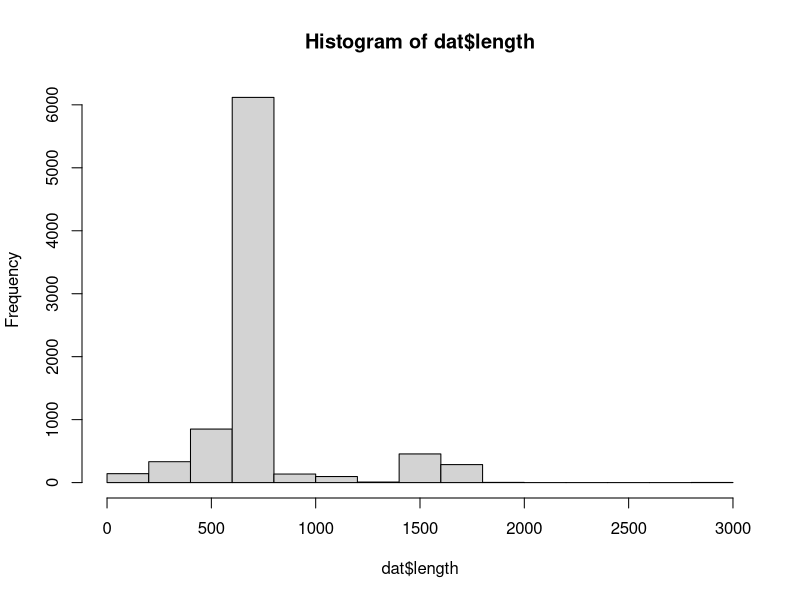

Reproduce this figure in R.
# explore KNP refLib seq lengths
# in mamm_lib

# dat <- read.table("KNP_refLib_seq_lengths.txt", as.is=T)
dat <- read.table("../output/KNP_seq_lengths.txt", as.is=T, sep="\t")
str(dat)
range(dat[,2])
names(dat) <- c("processid","length")

head(unique(dat[,1]))
tail(unique(dat[,1]))

BOLD <- dat[grep("-",dat[,1]),]
GB <- dat[grep("-",dat[,1], invert=TRUE),]

range(dat$length)#100 - 2868
range(GB$length)#100 -2868 

dim(dat)#8249
dim(GB)#4764

dim(dat[dat$length>600,])#7105
dim(BOLD[BOLD[,2]>600,])#3197
dim(GB[GB[,2]>600,])#3908


dim(dat[dat[,2]<500,])#689
dim(BOLD[BOLD[,2]<500,])#245
dim(GB[GB[,2]<500,])#444

# Identifying which species have long / short sequences
# tax <- read.delim("../KNP_refTaxonomy_v3.tsv", header=FALSE, sep=";", stringsAsFactors=FALSE)
tax <- read.delim("../output/KNP_refTaxonomy.tsv", header=FALSE, sep=";", stringsAsFactors=FALSE)
id_split <- data.frame(tax[,1], do.call(rbind, strsplit(tax[,1], "[\t]")), stringsAsFactors=FALSE)
tax <- cbind(id_split[,-1],tax[,-1])
names(tax) <- c("processid","phylum", "class","order","family","genus","species")
length(unique(tax$species))#410


# # length(unique(tax$order))#11

# spec_order <- table(unique(tax[,c("species","order")]))
# colSums(spec_order)
# 15 Carnivora
# 23 Cetartiodactyla
# 20 Chiroptera
# 1 Hyracoidea
# 1 Lagomorpha
# 3 Perrisodactyla
# 1 Pholifota
# 5 Primates
# 7 Rodentia
# 1 Tubulidentata

require(plyr)

str(tax)
str(dat)
names(dat) <- c("processid","length")
dat <- join(dat,tax, type="left")

table(dat$species)
dat$length[dat$species=="Panthera_pardus"]

dat$species[dat$length==max(dat$length)]
max(dat$length)
dat$processid[dat$length==max(dat$length)]
dat$species[dat$length==max(dat$length)]
# Cuculus_canorus has longest COI seq of 2868
# check processid AY274060.1
# This is the COI gene for C. canorus, 
# but COI should be about 1500 bp, so not sure what extra seq is...


sort(unique(dat$length))
hist(dat$length)

min_length <- 250
table(dat$species[dat$length < min_length])
sort(unique(dat$species[dat$length < min_length]))
short_spec <- unique(dat$species[dat$length < min_length])
sum(table(dat$species[dat$species%in%short_spec])==1)
# Would lose 8 species by cutting off below min_length
sum(table(dat$species[dat$species%in%short_spec]))
table(dat$species[dat$species%in%short_spec])

table(dat$species[dat$length > 1500])
dat$species[dat$length > 1500]
short_spec <- unique(dat$species[dat$length > 1500])
table(dat$species[dat$species%in%short_spec])

table(dat$species)







